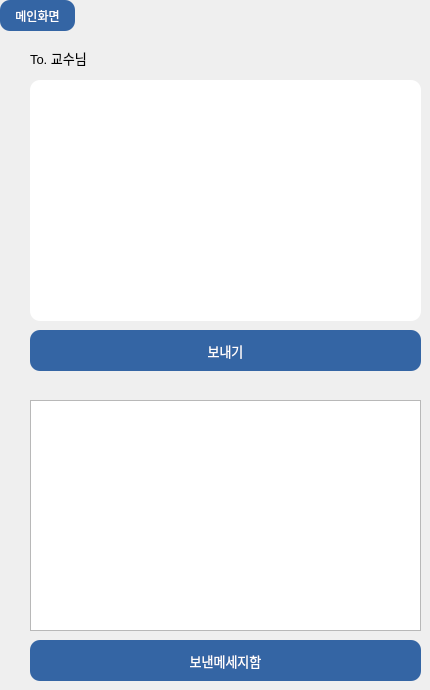
   <widget class="QWidget" name="page_3">
    <widget class="QPushButton" name="message_send_button">
     <property name="geometry">
      <rect>
       <x>30</x>
       <y>330</y>
       <width>391</width>
       <height>41</height>
      </rect>
     </property>
     <property name="font">
      <font>
       <pointsize>10</pointsize>
      </font>
     </property>
     <property name="styleSheet">
      <string notr="true">background-color:rgb(52,101,164);
border-style: solid;
border-radius: 10px;
color:white;</string>
     </property>
     <property name="text">
      <string>보내기</string>
     </property>
    </widget>
    <widget class="QLabel" name="label_2">
     <property name="geometry">
      <rect>
       <x>30</x>
       <y>50</y>
       <width>61</width>
       <height>16</height>
      </rect>
     </property>
     <property name="font">
      <font>
       <pointsize>10</pointsize>
      </font>
     </property>
     <property name="text">
      <string>To. 교수님</string>
     </property>
    </widget>
    <widget class="QLineEdit" name="message_add_student">
     <property name="geometry">
      <rect>
       <x>30</x>
       <y>80</y>
       <width>391</width>
       <height>241</height>
      </rect>
     </property>
     <property name="styleSheet">
      <string notr="true">
border-style: solid;
border-radius: 10px;
</string>
     </property>
    </widget>
    <widget class="QPushButton" name="lookup_message">
     <property name="geometry">
      <rect>
       <x>30</x>
       <y>640</y>
       <width>391</width>
       <height>41</height>
      </rect>
     </property>
     <property name="font">
      <font>
       <pointsize>10</pointsize>
      </font>
     </property>
     <property name="styleSheet">
      <string notr="true">background-color:rgb(52,101,164);
border-style: solid;
border-radius: 10px;
color:white;</string>
     </property>
     <property name="text">
      <string>보낸메세지함</string>
     </property>
    </widget>
    <widget class="QPushButton" name="main_button_2">
     <property name="geometry">
      <rect>
       <x>0</x>
       <y>0</y>
       <width>75</width>
       <height>31</height>
      </rect>
     </property>
     <property name="styleSheet">
      <string notr="true">background-color:rgb(52,101,164);
border-style: solid;
border-radius: 10px;
color:white;</string>
     </property>
     <property name="text">
      <string>메인화면</string>
     </property>
    </widget>
    <widget class="QTableWidget" name="tableWidget_message">
     <property name="geometry">
      <rect>
       <x>30</x>
       <y>400</y>
       <width>391</width>
       <height>231</height>
      </rect>
     </property>
    </widget>
   </widget>
